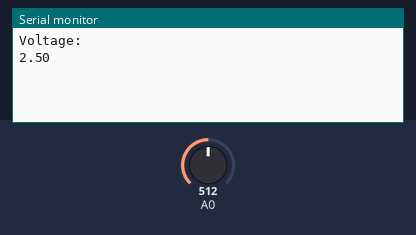
Bench run of a sketch on a simulated Arduino Uno, built with avr-gcc and run on an emulated ATmega328P. On the bench: the last lines printed to the serial monitor. The test bench sets the inputs (shaded band); at power-on: A0 = 512.

Above: at 1.2 s.
1.3 s: A0 set to 716
At 2.0 s:
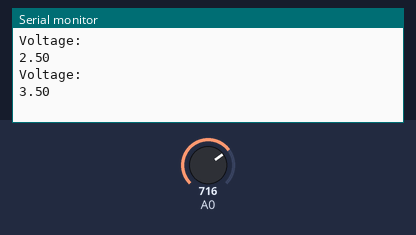
2.8 s: A0 set to 900
At 3.2 s:
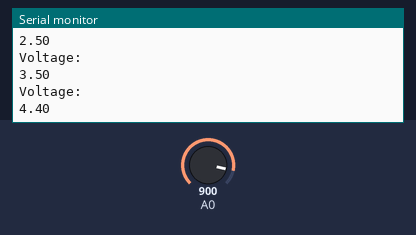

The sketch:

pot_read_voltage.ino
```cpp
void setup() {
  Serial.begin(9600);

}
float prev = 0.0;
void loop() {
  int sensorValue = analogRead(A0);
  float voltage = sensorValue * (5.0 / 1023.0);
  if( prev != voltage ){
    Serial.println("Voltage: ");
    Serial.println(voltage);
    prev = voltage;
  }
}
```

Measured:
- after the input at 1.3 s, the serial monitor: prints a new line at once (image 1)
- after the input at 2.8 s, the serial monitor: prints a new line at once (image 2)
